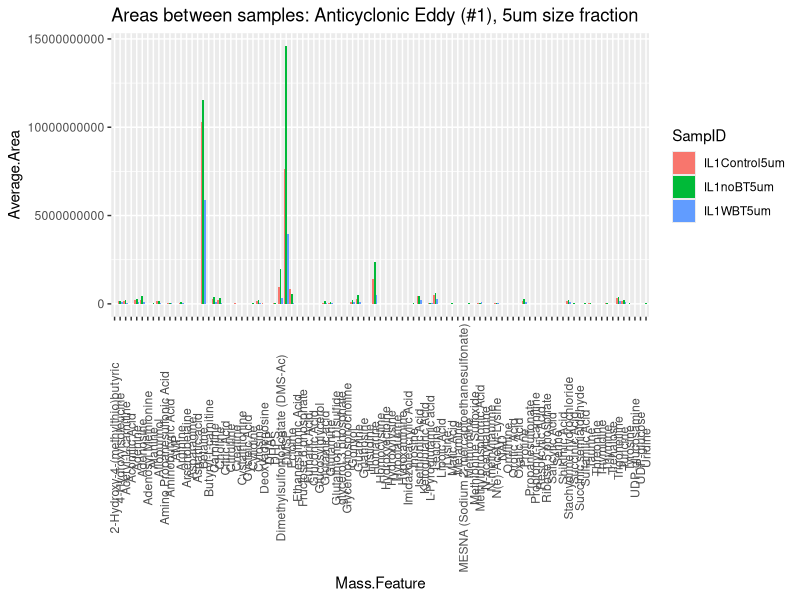
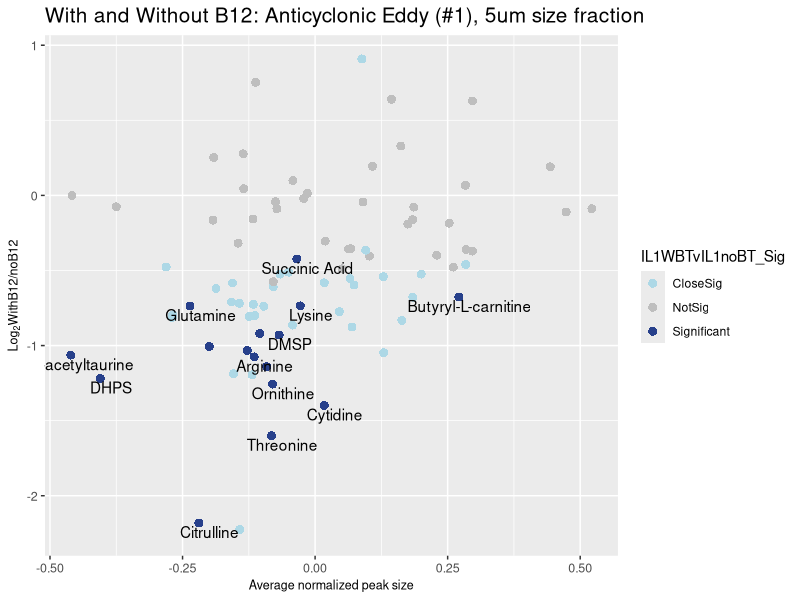
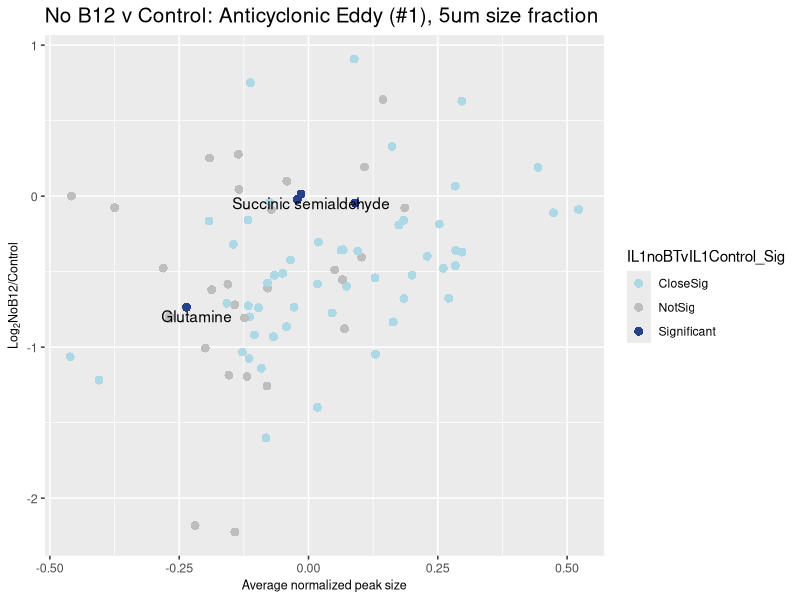
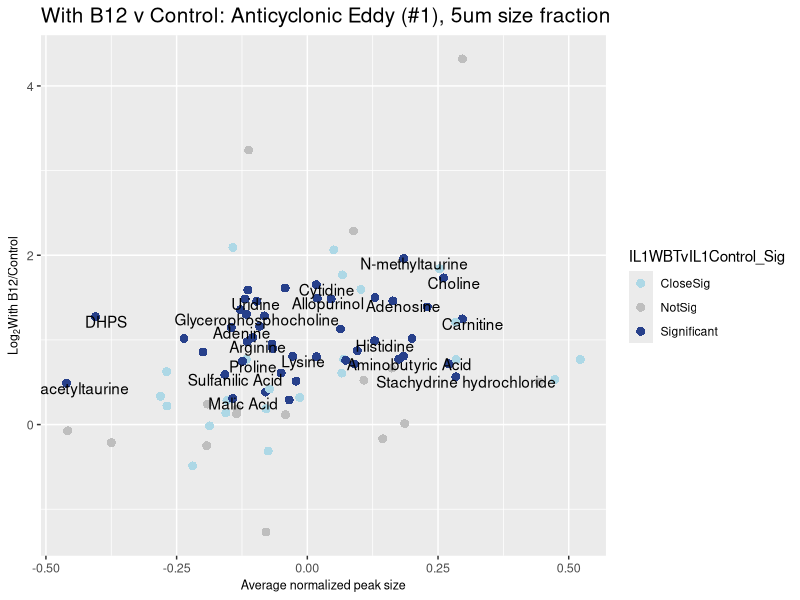

These charts were generated, in order, by the following R code:
library(tidyverse)
options(scipen = 999)

# Setup -------------------------------------------------------------------
# Specific size/eddy

# Set treatment filters
myTreatments <- c("IL1WBT|IL1noBT|IL1Control")
myTitle <- "Anticyclonic Eddy (#1), 5um size fraction"
myTreatmentsSplit <- unlist(strsplit(myTreatments, split = '|', fixed = TRUE))

BMISd_1_0.2_notnormd <- read.csv("data_processed/IsoLagran1_0.2_notnormd.csv", stringsAsFactors = FALSE) %>%
  select(Mass.Feature:Adjusted.Area)
BMISd_1_5_notnormd <- read.csv("data_processed/IsoLagran1_5_notnormd.csv", stringsAsFactors = FALSE) %>%
  select(Mass.Feature:Adjusted.Area)
BMISd_2_0.2_notnormd <- read.csv("data_processed/IsoLagran2_0.2_notnormd.csv", stringsAsFactors = FALSE) %>%
  select(Mass.Feature:Adjusted.Area)
BMISd_2_5_notnormd <- read.csv("data_processed/IsoLagran2_5_notnormd.csv", stringsAsFactors = FALSE) %>%
  select(Mass.Feature:Adjusted.Area)

BMISd_1_0.2_wide <- read.csv("data_processed/IsoLagran1_0.2_normd.csv", stringsAsFactors = FALSE, check.names = FALSE)
BMISd_1_5_wide <- read.csv("data_processed/IsoLagran1_5_normd.csv", stringsAsFactors = FALSE, check.names = FALSE)
BMISd_2_0.2_wide <- read.csv("data_processed/IsoLagran2_0.2_normd.csv", stringsAsFactors = FALSE, check.names = FALSE)
BMISd_2_5_wide <- read.csv("data_processed/IsoLagran2_5_normd.csv", stringsAsFactors = FALSE, check.names = FALSE)

# Assign names
BMISd.long <- BMISd_1_5_notnormd
  
BMISd.wide <- BMISd_1_5_wide
colnames(BMISd.wide)[1] <- "Replicate.Name"
BMISd.wide.notnormd <- BMISd.long %>%
  pivot_wider(names_from = Replicate.Name, 
              values_from = Adjusted.Area)

# Change all sets to long format
BMISd.long.normd <- BMISd.wide %>%
  pivot_longer(-Replicate.Name,
    names_to = "Mass.Feature",
    values_to = "Area.BMISd.Normd") %>%
  select(Mass.Feature, Replicate.Name, Area.BMISd.Normd)

BMISd.wide.normd <- BMISd.long.normd %>%
  spread(key = "Replicate.Name", value = "Area.BMISd.Normd")

# Combine all data and rearrange
full.BMISd <- BMISd.long.normd %>%
  left_join(BMISd.long) %>%
  filter(str_detect(Replicate.Name, myTreatments)) %>%
  separate(Replicate.Name, into = c("one", "two", "SampID", "four"), remove = FALSE) %>% 
  select(Mass.Feature, Replicate.Name, SampID, Area.BMISd.Normd, Adjusted.Area) %>%
  unique() %>%
  arrange(Mass.Feature)
full.BMISd <- full.BMISd[complete.cases(full.BMISd), ]

# Quick fold change test
FC.test <- full.BMISd %>%
  group_by(Mass.Feature, SampID) %>%
  mutate(Average.Area = mean(Adjusted.Area, na.rm = TRUE)) %>%
  select(Mass.Feature, SampID, Average.Area) %>%
  unique()

FC.plot <- ggplot(FC.test, aes(x = Mass.Feature, y = Average.Area)) +
  geom_bar(position = "dodge", stat="identity", aes(fill = SampID)) + 
  theme(axis.text.x = element_text(angle = 90, vjust = 0.5)) +
  ggtitle(paste("Areas between samples:", myTitle))
FC.plot 

# Start analysis ----------------------------------------------------------

# Calculate fold changes between treatments
Analysis <- BMISd.wide.notnormd[complete.cases(BMISd.wide.notnormd), ]
mySamps <- colnames(Analysis)

myTreat1 <- mySamps[grepl(myTreatmentsSplit[1], mySamps)] # Treat1 = WBT
myTreat2 <- mySamps[grepl(myTreatmentsSplit[2], mySamps)] # Treat2 = noB12
myTreat3 <- mySamps[grepl(myTreatmentsSplit[3], mySamps)] # Treat3 = Control
myTreatsdf <- Analysis[, c(myTreat1, myTreat2, myTreat3)]

#col1 <- paste(myTreatmentsSplit[1], "_", myTreatmentsSplit[2], "_FC", sep = "") 

Analysis <- Analysis %>%
  mutate(!!paste(myTreatmentsSplit[1], "v", myTreatmentsSplit[2], "_FC", sep = "") := 
           log2(rowMeans(Analysis[, myTreat2]) / rowMeans(Analysis[, myTreat3]))) %>% #Wbt/nobt
  mutate(!!paste(myTreatmentsSplit[2], "v", myTreatmentsSplit[3], "_FC", sep = "") := 
           log2(rowMeans(Analysis[, myTreat2]) / rowMeans(Analysis[, myTreat3]))) %>% #nobt/control
  mutate(!!paste(myTreatmentsSplit[1], "v", myTreatmentsSplit[3], "_FC", sep = "") :=
           log2(rowMeans(Analysis[, myTreat1]) / rowMeans(Analysis[, myTreat3]))) %>% #Wbt/Control
  select(matches("Mass|FC"))
  
  
# Set up data for ANOVA
AnovaB12 <- full.BMISd %>%
  select(-Replicate.Name) %>%
  mutate(SampID = factor(SampID, ordered = TRUE)) %>%
  group_by(Mass.Feature) %>%
  mutate(Count = n()) %>%
  filter(!Count < 9 ) %>% # 3 replicates of each treatment, total of 9. Filter those groups missing replicates.
  arrange(Mass.Feature) %>%
  select(-Count) 

#glimpse(AnovaB12) #Use for the future
#levels(AnovaB12$SampID)

# Graph normalized areas for reference
Normd.Areas <- ggplot(AnovaB12, aes(x = SampID, y = Area.BMISd.Normd, fill = SampID)) +
  geom_boxplot() +
  facet_wrap(~Mass.Feature) +
  theme(axis.text.x = element_blank()) +
  geom_jitter(shape = 15,
              color = "steelblue",
              position = position_jitter(0.21))
#Normd.Areas

# Apply ANOVA to dataframe, summarize and check significance
AnovaList <- lapply(split(AnovaB12, AnovaB12$Mass.Feature), function(i) {
  aov(lm(Adjusted.Area ~ SampID, data = i))
}) 
AnovaListSummary <- lapply(AnovaList, function(i) {
  summary(i)
})


# Apply Tukey to dataframe and check significance
TukeyList <- lapply(AnovaList, function(x) TukeyHSD(x))

# Summarize ANOVA and create dataframe of significance
AnovaDF <- as.data.frame(do.call(rbind, lapply(AnovaListSummary, function(x) {temp <- unlist(x)})))
colnames(AnovaDF)[9] <- "AnovaP"
AnovaDF$AnovaQ <- p.adjust(AnovaDF$AnovaP, method = "fdr")

AnovaDF <- AnovaDF %>%
  rownames_to_column(var = "Mass.Feature") %>%
  mutate(AnovaSig_P = ifelse(AnovaP < 0.1, TRUE, FALSE)) %>%
  mutate(AnovaSig_Q = ifelse(AnovaQ < 0.1, TRUE, FALSE)) %>%
  select(Mass.Feature, AnovaP, AnovaSig_P, AnovaQ, AnovaSig_Q) %>%
  arrange(Mass.Feature)

# Summarize Tukey HSD and create dataframe of significance

TukeyDF <- as.data.frame(do.call(rbind, lapply(TukeyList, function(x) {temp <- unlist(x)}))) %>%
  select(SampID10:12) %>%
  rownames_to_column("Mass.Feature") %>%
  mutate(Sig_1 = ifelse(SampID10 < 0.1, "Significant", ifelse(between(SampID10, 0.1, 0.5), "CloseSig", "NotSig")),
         Sig_2 = ifelse(SampID11 < 0.1, "Significant", ifelse(between(SampID11, 0.1, 0.5), "CloseSig", "NotSig")),
         Sig_3 = ifelse(SampID12 < 0.1, "Significant", ifelse(between(SampID12, 0.1, 0.5), "CloseSig", "NotSig"))) %>%
  rename(!!paste(myTreatmentsSplit[1], "v", myTreatmentsSplit[2], sep = "") := SampID10,
         !!paste(myTreatmentsSplit[2], "v", myTreatmentsSplit[3], sep = "") := SampID11,
         !!paste(myTreatmentsSplit[1], "v", myTreatmentsSplit[3], sep = "") := SampID12) %>%
  rename(!!paste(myTreatmentsSplit[1], "v", myTreatmentsSplit[2], "_Sig", sep = "") := Sig_1,
         !!paste(myTreatmentsSplit[2], "v", myTreatmentsSplit[3], "_Sig", sep = "") := Sig_2,
         !!paste(myTreatmentsSplit[1], "v", myTreatmentsSplit[3], "_Sig", sep = "") := Sig_3) %>%
  # mutate(SampID10_Q = p.adjust(SampID10, method = "fdr"),
  #        SampID11_Q = p.adjust(SampID11, method = "fdr"),
  #        SampID12_Q = p.adjust(SampID12, method = "fdr")) %>%
  # mutate(Sig_1Q = ifelse(SampID10_Q < 0.1, TRUE, FALSE),
  #        Sig_2Q = ifelse(SampID11_Q < 0.1, TRUE, FALSE),
  #        Sig3_Q = ifelse(SampID12_Q < 0.1, TRUE, FALSE)) %>%
  arrange(Mass.Feature)

# Join with original data to plot
toPlot <- full.BMISd %>%
  left_join(AnovaDF) %>%
  group_by(Mass.Feature, SampID) %>%
  mutate(AveSmp = mean(Area.BMISd.Normd, na.rm = TRUE)) %>%
  select(Mass.Feature, SampID, AveSmp, AnovaSig_P, AnovaSig_Q) %>%
  unique() %>%
  left_join(TukeyDF) %>% # for tukey-determined significance, p only (no fdr)
  left_join(Analysis) %>%
  arrange(Mass.Feature) %>%
  drop_na() %>%
  group_by(Mass.Feature) %>%
  mutate(TotalAve = mean(AveSmp))


a <- ggplot(toPlot, aes(x = TotalAve, y = -1*(IL1WBTvIL1noBT_FC), fill = IL1WBTvIL1noBT_Sig,
                          label = Mass.Feature)) +
  geom_point(size = 3, shape = 21, stroke=0) +  
  scale_fill_manual(values = c("lightblue", "grey", "royalblue4")) +
  scale_alpha_manual(values = c(1, 0.7, 0.5)) +
  ggtitle(paste("With and Without B12:", myTitle)) +
  theme(plot.title = element_text(size = 15),
        legend.position="none",
        axis.title.y=element_text(size=9),
        axis.title.x=element_text(size=9),
        axis.text=element_text(size=9)) +
  labs(x="Average normalized peak size", y=expression(paste(Log[2], "WithB12/noB12", sep = ""))) +
  theme(legend.position="right") +
  geom_text(data = subset(toPlot, IL1WBTvIL1noBT_Sig == "Significant"), nudge_y = -0.06, nudge_x = 0.02, check_overlap = TRUE)
a

b <- ggplot(toPlot, aes(x = TotalAve, y = -1*(IL1noBTvIL1Control_FC), fill = IL1noBTvIL1Control_Sig,
                        label = Mass.Feature)) +
  geom_point(size = 3, shape = 21, stroke=0) +  
  scale_fill_manual(values = c("lightblue", "grey", "royalblue4")) +
  scale_alpha_manual(values = c(1, 0.7, 0.5)) +
  ggtitle(paste("No B12 v Control:", myTitle)) +
  theme(plot.title = element_text(size = 15),
        legend.position="none",
        axis.title.y=element_text(size=9),
        axis.title.x=element_text(size=9),
        axis.text=element_text(size=9)) +
  labs(x="Average normalized peak size", y=expression(paste(Log[2], "NoB12/Control", sep = ""))) +
  theme(legend.position="right") +
  geom_text(data = subset(toPlot, IL1noBTvIL1Control_Sig == "Significant"), nudge_y = -0.06, nudge_x = 0.02, check_overlap = TRUE) 
b

c <- ggplot(toPlot, aes(x = TotalAve, y = -1*(IL1WBTvIL1Control_FC), fill = IL1WBTvIL1Control_Sig,
                        label = Mass.Feature)) +
  geom_point(size = 3, shape = 21, stroke=0) +  
  scale_fill_manual(values = c("lightblue", "grey", "royalblue4")) +
  scale_alpha_manual(values = c(1, 0.7, 0.5)) +
  ggtitle(paste("With B12 v Control:", myTitle)) +
  theme(plot.title = element_text(size = 15),
        legend.position="none",
        axis.title.y=element_text(size=9),
        axis.title.x=element_text(size=9),
        axis.text=element_text(size=9)) +
  labs(x="Average normalized peak size", y=expression(paste(Log[2], "With B12/Control", sep = ""))) +
  theme(legend.position="right") +
  geom_text(data = subset(toPlot, IL1WBTvIL1Control_Sig == "Significant"), nudge_y = -0.06, nudge_x = 0.02, check_overlap = TRUE) 
c



